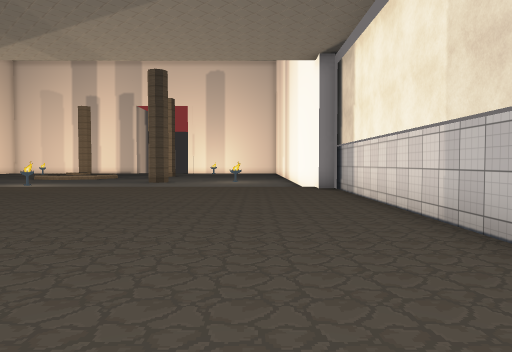
[1] (above)

20 first-person views from a walk through a 3-D level made in the Unity game engine. The camera is 1.5 m above the floor, tilts 2° down and sees 70° across. The floor is counted in squares, 2 m on a side. Each view is taken from the middle of a square. On the plan, view 1 faces up. The plan holds only what a view shows up to about 11 squares ahead; the rest is blank. The place goes on beyond the plan. Some surface patterns are stand-ins.

[2]
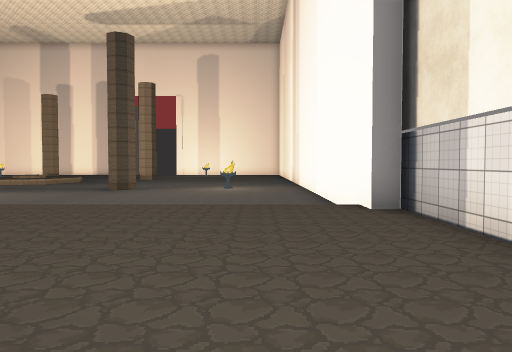

[3]
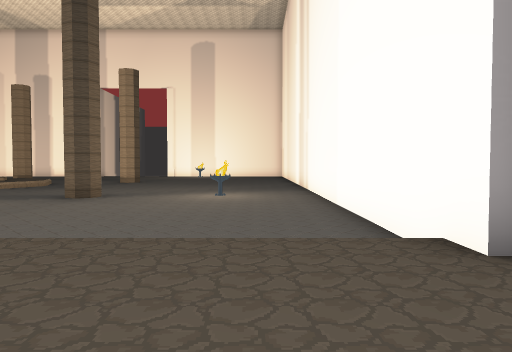

[4]
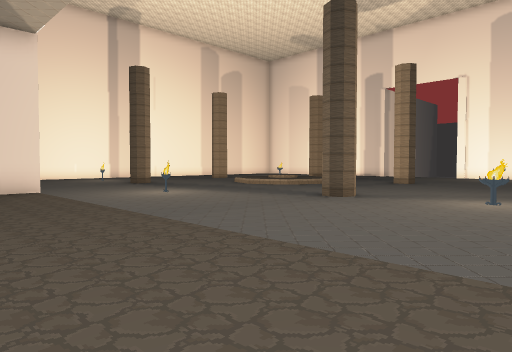

[5]
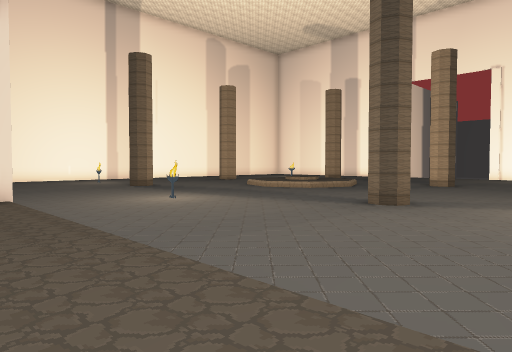

[6]
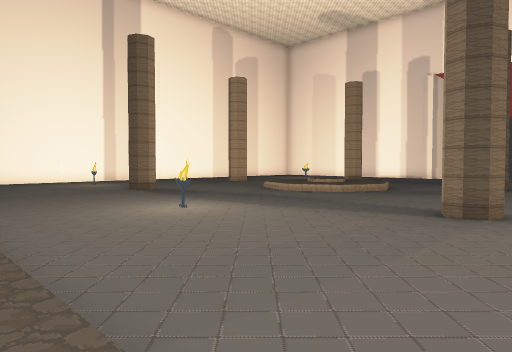

[7]
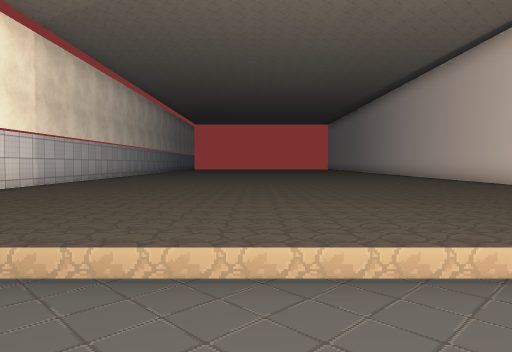

[8]
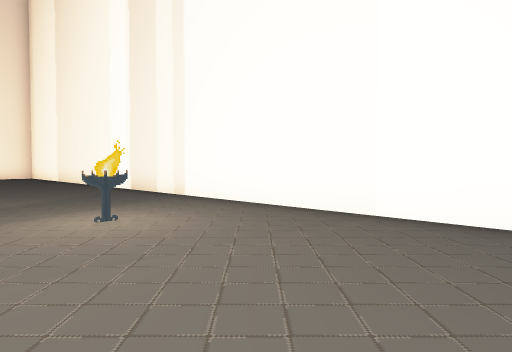

[9]
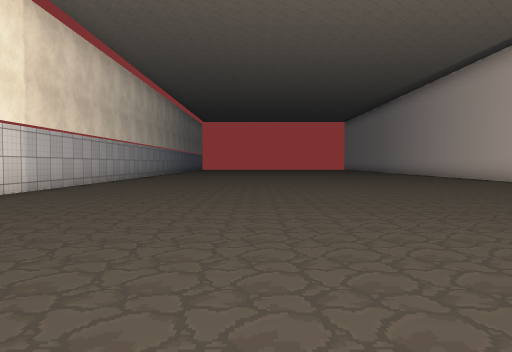

[10]
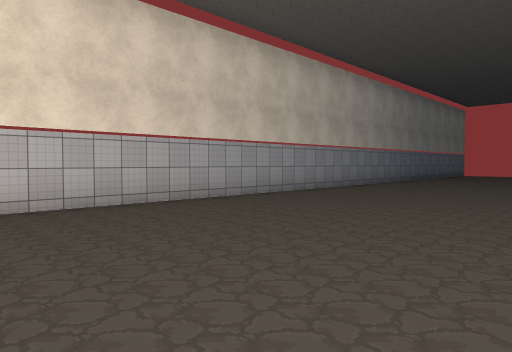

[11]
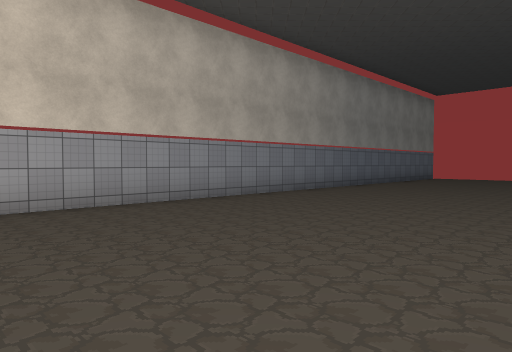

[12]
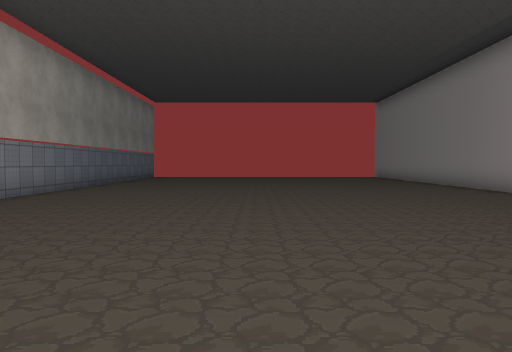

[13]
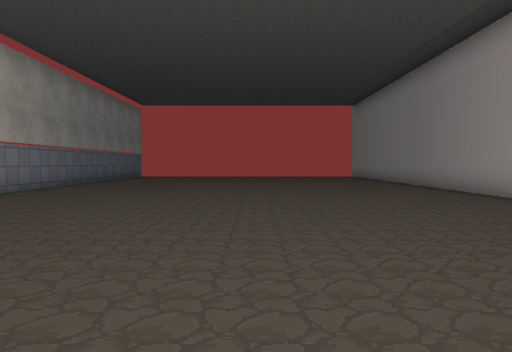

[14]
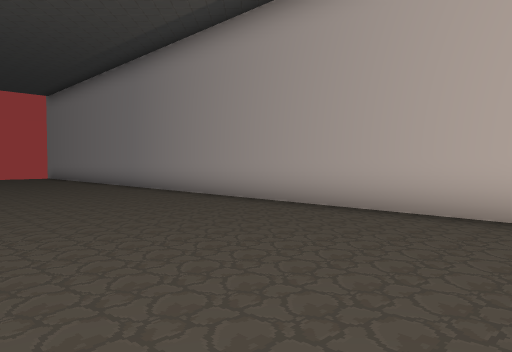

[15]
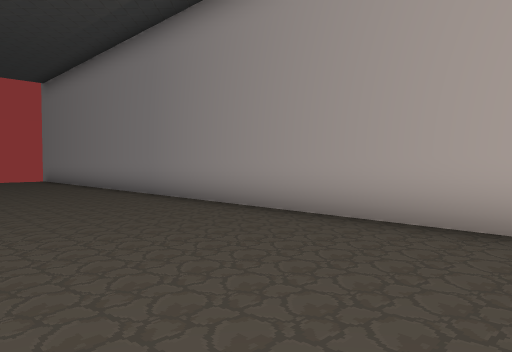

[16]
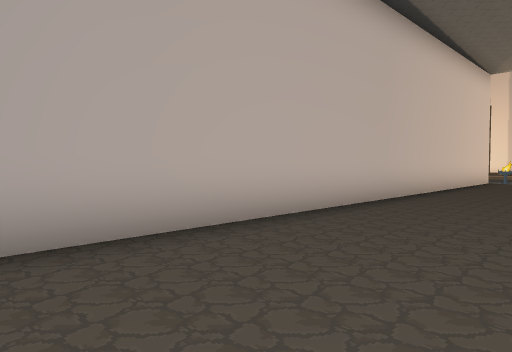

[17]
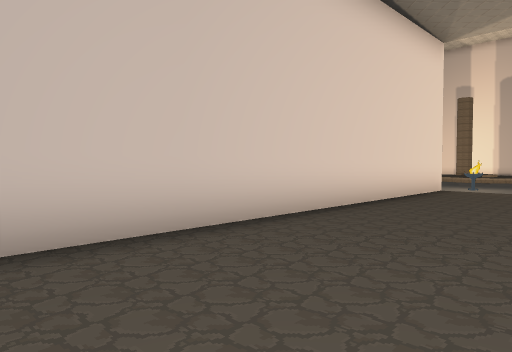

[18]
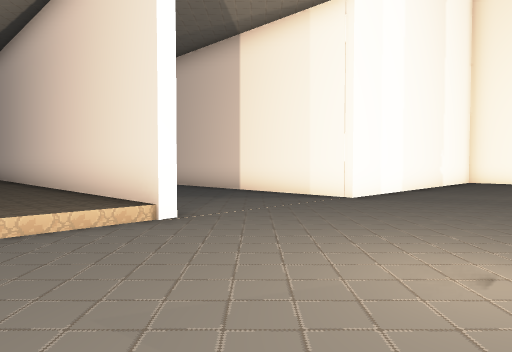

[19]
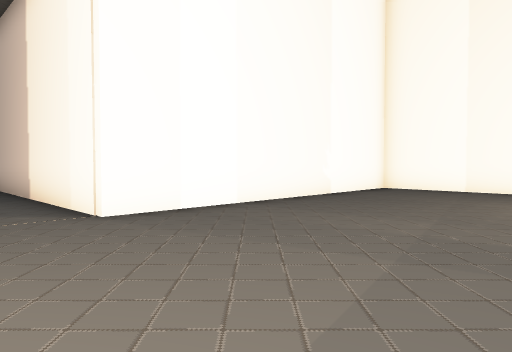

[20]
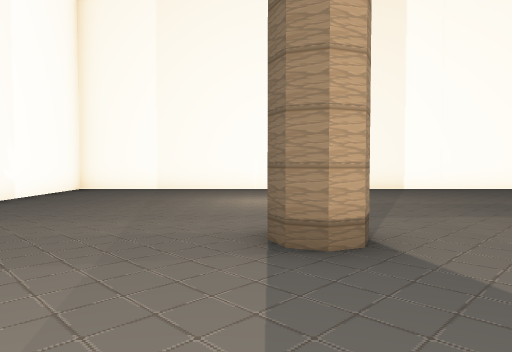

### Floor plan
Key: @ floor where view 1 was taken; # wall or solid block; . main floor; - floor 0.5 m lower than the main floor; = window, fence, low wall or low ledge.
Columns run from 23 left of view 1 to 3 right of it. Each row starts with its distance up from view 1.
 23 #---              --- ---#
 22 #----          -- -------#
 21 #------       -----------#
 20 #-------     ------------#
 19     ------  ----------=--#
 18       -#----------#------#
 17 #---=--------------------#
 16 #------------------------#
 15 #------------=-----------#
 14 #------------------------#
 13 #------------------------#
 12 ##########---------------##
 11          #---#...........##
 10          #---#............#
  9          #---#............#
  8          #-- #............#
  7          #-  #............#
  6          #   #............#
  5          #   #............#
  4              #............#
  3              #............#
  2              #............#
  1              #............#
  0              #.........@..#
 -1              #............#
 -2              #............#
 -3              #............#
 -4              #............#
 -5              #............#
 -6              #............#
 -7              #............#
 -8              #............#
 -9              #............#
-10              #............#

Positions as (right, up) in squares from view 1, and headings:
1: (0, 0), facing up
2: (0, 5), facing up
3: (0, 8), facing up
4: (1, 9), facing up-left
5: (-1, 10), facing up-left
6: (-3, 11), facing up-left
7: (-3, 14), facing down
8: (-3, 14), facing up-right
9: (-2, 12), facing down
10: (-4, 5), facing down-right
11: (-4, 0), facing down-right
12: (-3, 1), facing down
13: (-4, 2), facing down
14: (-4, 1), facing down-left
15: (-5, -2), facing down-left
16: (-6, -4), facing up-left
17: (-6, 1), facing up-left
18: (-7, 16), facing down-left
19: (-12, 17), facing down-left
20: (-12, 17), facing left
